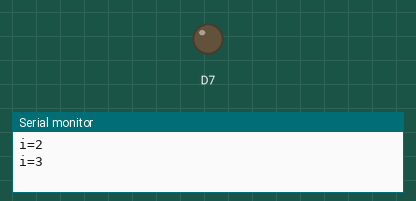
A sketch run on a simulated ESP8266 (NodeMCU). Shown: output pins drawn as LEDs (lit = HIGH), the last lines printed to the serial monitor.

Above: at 0.15 s.
At 19.71 s:
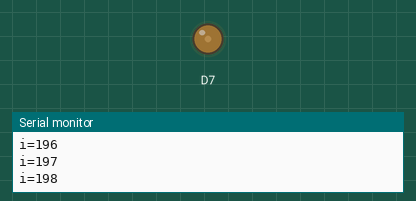
At 39.42 s:
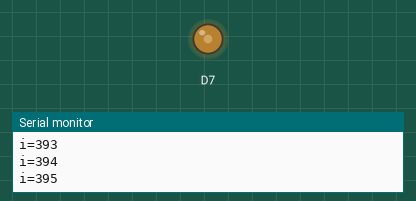
Timing chart, 0 to 40.0 s (numbered marks = the images above):
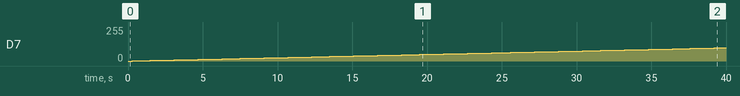

The sketch:

sketch_nov05a.ino
```cpp
void setup() {
  // put your setup code here, to run once:

  Serial.begin(115200);
  analogWriteFreq(50);
  analogWriteRange(1024);
  analogWrite(D7, 512);
}

int i = 1;
void loop() {
  // put your main code here, to run repeatedly:
   i++;
   if(i==1023){
      i=1;
   }
   analogWrite(D7, i);
   Serial.printf("i=%d\n",i);
   delay(100);
}
```

Measured:
- by itself, D7: moves from 0/255 to 99/255 over 39.3 s
